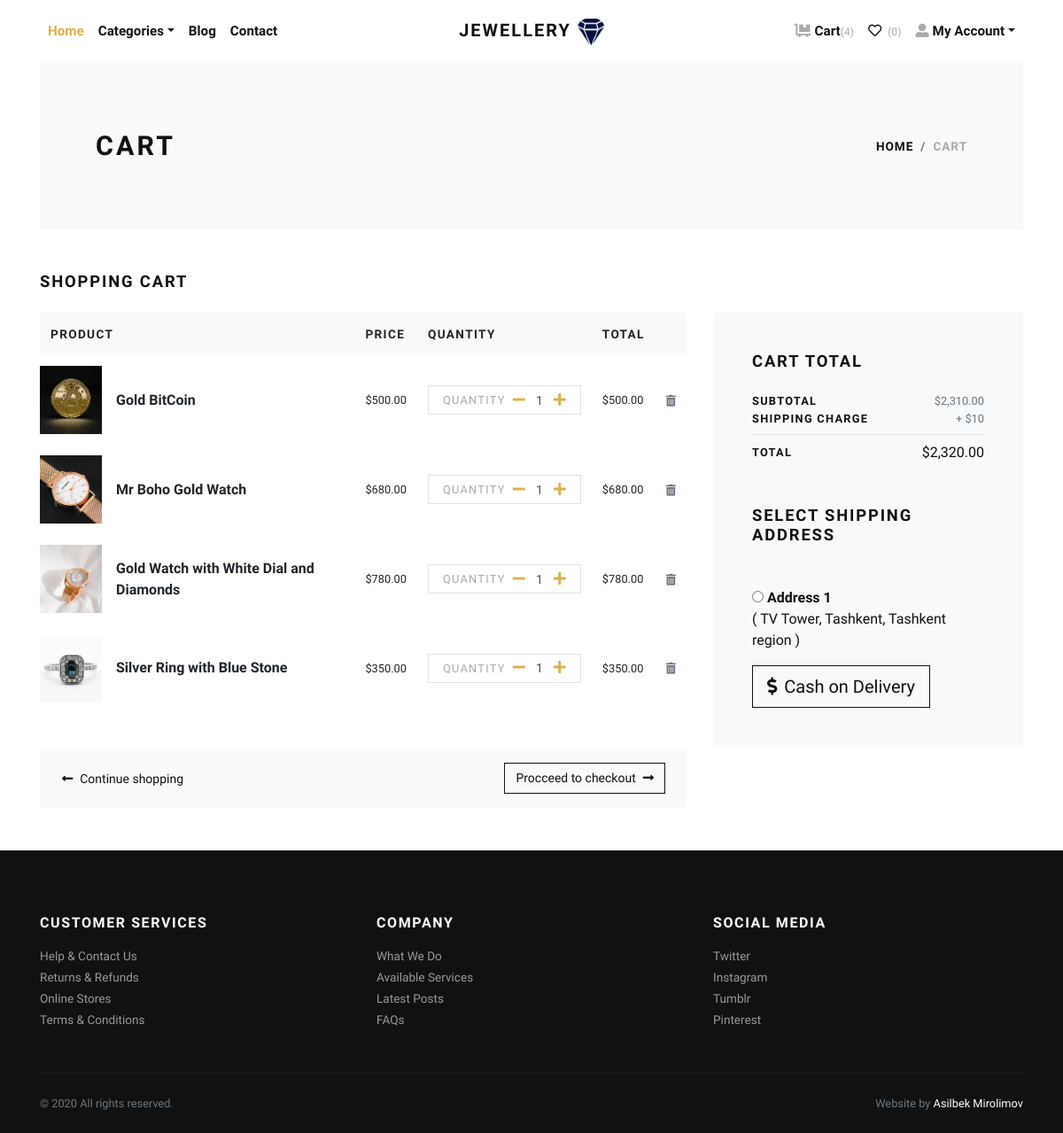
Page /cart/ (signed in) on the committed database.
### store/models.py (models this page shows, shortened)
class Cart(models.Model):
    user = models.ForeignKey(User, verbose_name="User", on_delete=models.CASCADE)
    product = models.ForeignKey(Product, verbose_name="Product", on_delete=models.CASCADE)
    quantity = models.PositiveIntegerField(default=1, verbose_name="Quantity")
    created_at = models.DateTimeField(auto_now_add=True, verbose_name="Created Date")
    updated_at = models.DateTimeField(auto_now=True, verbose_name="Updated Date")
    @property
    def total_price(self):
        return self.quantity * self.product.price

class Product(models.Model):
    title = models.CharField(max_length=150, verbose_name="Product Title")
    slug = models.SlugField(max_length=160, verbose_name="Product Slug")
    sku = models.CharField(max_length=255, unique=True, verbose_name="Unique Product ID (SKU)")
    short_description = models.TextField(verbose_name="Short Description")
    detail_description = models.TextField(blank=True, null=True, verbose_name="Detail Description")
    product_image = models.ImageField(upload_to='product', blank=True, null=True, verbose_name="Product Image")
    price = models.DecimalField(max_digits=8, decimal_places=2)
    category = models.ForeignKey(Category, verbose_name="Product Categoy", on_delete=models.CASCADE)
    is_active = models.BooleanField(verbose_name="Is Active?")
    is_featured = models.BooleanField(verbose_name="Is Featured?")
    created_at = models.DateTimeField(auto_now_add=True, verbose_name="Created Date")
    updated_at = models.DateTimeField(auto_now=True, verbose_name="Updated Date")
    class Meta:
        verbose_name_plural = 'Products'
        ordering = ('-created_at',)

class Address(models.Model):
    user = models.ForeignKey(User, verbose_name="User", on_delete=models.CASCADE)
    locality = models.CharField(max_length=150, verbose_name="Nearest Location")
    city = models.CharField(max_length=150, verbose_name="City")
    state = models.CharField(max_length=150, verbose_name="State")

### store/views.py (the view)
# urls.py: path('cart/', views.cart, name="cart"),
@login_required
def cart(request):
    user = request.user
    cart_products = Cart.objects.filter(user=user)
    amount = decimal.Decimal(0)
    shipping_amount = decimal.Decimal(10)
    cp = [p for p in Cart.objects.all() if p.user == user]
    if cp:
        for p in cp:
            temp_amount = (p.quantity * p.product.price)
            amount += temp_amount
    addresses = Address.objects.filter(user=user)
    context = {
        'cart_products': cart_products,
        'amount': amount,
        'shipping_amount': shipping_amount,
        'total_amount': amount + shipping_amount,
        'addresses': addresses,
    }
    return render(request, 'store/cart.html', context)

### store/context_preprocessors.py (called while the page is built)
def store_menu(request):
    categories = Category.objects.filter(is_active=True)
    context = {
        'categories_menu': categories,
    }
    return context

def cart_menu(request):
    if request.user.is_authenticated:
        cart_items = Cart.objects.filter(user=request.user)
        context = {
            'cart_items': cart_items,
        }
    else:
        context = {}
    return context

### templates/store/cart.html (shortened to what this page needs)
{% extends 'base.html' %}
{% load static %}
{% load humanize %}
    {% block content %}
      <div class="container">
        <section class="py-5 bg-light">
          <div class="container">
            <div class="row px-4 px-lg-5 py-lg-4 align-items-center">
              <div class="col-lg-6">
                <h1 class="h2 text-uppercase mb-0">Cart</h1>
              </div>
              <div class="col-lg-6 text-lg-right">
                <nav aria-label="breadcrumb">
                  <ol class="breadcrumb justify-content-lg-end mb-0 px-0">
                    <li class="breadcrumb-item"><a href="index.html">Home</a></li>
                    <li class="breadcrumb-item active" aria-current="page">Cart</li>
                  </ol>
                </nav>
              </div>
            </div>
          </div>
        </section>
        {% if cart_products %}
        <section class="py-5">
          <h2 class="h5 text-uppercase mb-4">Shopping cart</h2>
          <div class="row">
            <div class="col-lg-8 mb-4 mb-lg-0">
              <div class="table-responsive mb-4">
                <table class="table">
                  <thead class="bg-light">
                    <tr>
                      <th class="border-0" scope="col"> <strong class="text-small text-uppercase">Product</strong></th>
                      <th class="border-0" scope="col"> <strong class="text-small text-uppercase">Price</strong></th>
                      <th class="border-0" scope="col"> <strong class="text-small text-uppercase">Quantity</strong></th>
                      <th class="border-0" scope="col"> <strong class="text-small text-uppercase">Total</strong></th>
                      <th class="border-0" scope="col"> </th>
                    </tr>
                  </thead>
                  <tbody>
                    {% for cart_product in cart_products %}
                    <tr>
                      <th class="pl-0 border-0" scope="row">
                        <div class="media align-items-center">
                          {% if cart_product.product.product_image %}
                            <a class="reset-anchor d-block animsition-link" href="{% url 'store:product-detail' cart_product.product.slug %}"><img src="{{cart_product.product.product_image.url}}" alt="{{cart_product.product.title}}" width="70"/></a>
                          {% else %}
                            <a class="reset-anchor d-block animsition-link" href="{% url 'store:product-detail' cart_product.product.slug %}"><img src="{% static 'img/product-detail-3.jpg' %}" alt="{{cart_product.product.title}}" width="70"/></a>
                          {% endif %}
                          <div class="media-body ml-3"><strong class="h6"><a class="reset-anchor animsition-link" href="{% url 'store:product-detail' cart_product.product.slug %}">{{cart_product.product.title}}</a></strong></div>
                        </div>
                      </th>
                      <td class="align-middle border-0">
                        <p class="mb-0 small">${{cart_product.product.price}}</p>
                      </td>
                      <td class="align-middle border-0">
                        <div class="border d-flex align-items-center justify-content-between px-3"><span class="small text-uppercase text-gray headings-font-family">Quantity</span>
                          <div class="quantity">
                            <a href="{% url 'store:minus-cart' cart_product.id %}" class="dec-btn p-0 ml-2"><i class="fas fa-minus"></i></a>
                            <input class="form-control form-control-sm border-0 shadow-0 p-0" type="text" value="{{cart_product.quantity}}"/>
                            <a href="{% url 'store:plus-cart' cart_product.id %}" class="inc-btn p-0"><i class="fas fa-plus"></i></a>
                          </div>
                        </div>
                      </td>
                      <td class="align-middle border-0">
                        <p class="mb-0 small">${{cart_product.total_price|intcomma}}</p>
                      </td>
                      <td class="align-middle border-0"><a class="reset-anchor" href="{% url 'store:remove-cart' cart_product.id %}"><i class="fas fa-trash-alt small text-muted"></i></a></td>
                    </tr>
                    {% endfor %}
                  </tbody>
                </table>
              </div>
              <div class="bg-light px-4 py-3">
                <div class="row align-items-center text-center">
                  <div class="col-md-6 mb-3 mb-md-0 text-md-left"><a class="btn btn-link p-0 text-dark btn-sm" href="{% url 'store:home' %}"><i class="fas fa-long-arrow-alt-left mr-2"> </i>Continue shopping</a></div>
                  <div class="col-md-6 text-md-right"><a class="btn btn-outline-dark btn-sm" href="{% url 'store:checkout' %}">Procceed to checkout<i class="fas fa-long-arrow-alt-right ml-2"></i></a></div>
                </div>
              </div>
            </div>
            <div class="col-lg-4">
              <div class="card border-0 rounded-0 p-lg-4 bg-light">
                <div class="card-body">
                  <h5 class="text-uppercase mb-4">Cart total</h5>
                  <ul class="list-unstyled mb-0">
                    <li class="d-flex align-items-center justify-content-between"><strong class="text-uppercase small font-weight-bold">Subtotal</strong><span class="text-muted small">${{amount|intcomma}}</span></li>
                    <li class="d-flex align-items-center justify-content-between"><strong class="text-uppercase small font-weight-bold">Shipping Charge</strong><span class="text-muted small">+ ${{shipping_amount}}</span></li>
                    <li class="border-bottom my-2"></li>
                    <li class="d-flex align-items-center justify-content-between mb-4"><strong class="text-uppercase small font-weight-bold">Total</strong><span>${{total_amount|intcomma}}</span></li>
                  </ul>
                  <h5 class="text-uppercase my-5">Select Shipping Address</h5>
                  <form action="{% url 'store:checkout' %}" id="myform">
                    {% if addresses %}
                      {% for address in addresses %}
                        <div class="mb-3">
                        <input type="radio" name="address" value="{{address.id}}"> <strong>Address {{forloop.counter}}</strong> <br>
                        ( {{address.locality}}, {{address.city}}, {{address.state}} )
                        </div>
                      {% endfor %}
                    {% endif %}
                    <button type="submit" class="btn btn-dark btn-lg btn-outline-dark" type="submit"> <i class="fas fa-dollar-sign mr-2"></i>Cash on Delivery</button>
                  </form>
                </div>
              </div>
            </div>
          </div>
        </section>
        {% else %}
          <div class="text-center py-5">
            <h3 class="mb-3">Your cart is empty.</h3>
            <a href="{% url 'store:home' %}"><i class="fas fa-long-arrow-alt-left mr-2"> </i>Continue shopping</a>
          </div>
        {% endif %}
      </div>
      {% endblock content %}

### jewelryshop/static/css/style.default.css (style rules this page uses)
.text-small { font-size: 0.85rem !important; }
.text-gray { color: #aaa !important; }
strong { font-weight: 700; }
.quantity { display: -ms-flexbox; display: flex; -ms-flex-align: center; align-items: center; font-family: inherit; }
.quantity input { width: 2rem; text-align: center; }
.text-uppercase { text-transform: uppercase; letter-spacing: 0.1em; }
.border { border: 1px solid #dee2e6 !important; }
.shadow-0 { box-shadow: none !important; }
.reset-anchor { color: inherit; transition: all 0.3s; }
.headings-font-family { font-family: inherit !important; }
.btn { font-weight: 400; border: 1px solid transparent; font-family: inherit; padding: 0.375rem 1.5rem; font-size: 1rem; line-height: 1.5; border-radius: 0; transition: color 0.15s ease-in-out, background-color 0.15s ease-in-out, border-color 0.15s ease-in-out, box-shadow 0.15s ease-in-out; }
.btn-link { font-weight: 400; color: #dcb14a; }
.btn-dark { color: #fff; background-color: #111111; border-color: #111111; }
.btn-outline-dark { color: #111111; background-color: transparent; background-image: none; border-color: #111111; }
.btn-lg { padding: 0.5rem 1rem; font-size: 1.25rem; line-height: 1.5; border-radius: 0; }
.btn-sm { padding: 0.375rem 0.75rem; font-size: 0.875rem; line-height: 1.5; border-radius: 0; }
body { font-family: "Libre Franklin", sans-serif; font-size: 1rem; font-weight: 400; line-height: 1.5; color: #111111; background-color: #fff; }
a { color: #dcb14a; text-decoration: none; }
h1, h2, h3, h4, h5, h6, .h1, .h2, .h3, .h4, .h5, .h6 { margin-bottom: 0.5rem; font-family: inherit; font-weight: 900; line-height: 1.2; color: inherit; }
h1, .h1 { font-size: 2.2rem; }
h2, .h2 { font-size: 1.9rem; }
h5, .h5 { font-size: 1.15rem; }
h6, .h6 { font-size: 1rem; }
small, .small { font-size: 80%; font-weight: 400; }
.bg-light { background-color: #f8f9fa !important; }
.text-dark { color: #111111 !important; }
.form-control { padding: 0.375rem 0.75rem; font-size: 1rem; line-height: 1.5; color: #495057; background-color: #fff; border: 1px solid #ced4da; border-radius: 0; transition: border-color 0.15s ease-in-out, box-shadow 0.15s ease-in-out; }
.form-control::placeholder { color: #adb5bd; font-size: 0.85rem; font-weight: 400; }
.form-control-sm { padding: 0.25rem 0.5rem; font-size: 0.875rem; line-height: 1.5; border-radius: 0; }
.card { background-color: #fff; border: 1px solid rgba(17, 17, 17, 0.125); border-radius: 0; }
.card-body { padding: 1.25rem; }
.breadcrumb { background: #f8f9fa; }
.breadcrumb-item { font-size: 0.85rem; text-transform: uppercase; letter-spacing: 0.07em; font-weight: 900; color: #111111; }
.breadcrumb-item a { color: inherit; transition: all 0.3s; }
.breadcrumb-item.active { color: #aaa; }

### rows in the picture
Cart: product.product_image (picture), product "Gold BitCoin", product.price "500.00", quantity "1", total_price "500.00"
Cart: product.product_image (picture), product "Mr Boho Gold Watch", product.price "680.00", quantity "1", total_price "680.00"
Cart: product.product_image (picture), product "Gold Watch with White Dial and Diamonds", product.price "780.00", quantity "1", total_price "780.00"
Cart: product.product_image (picture), product "Silver Ring with Blue Stone", product.price "350.00", quantity "1", total_price "350.00"
Address: locality "TV Tower", city "Tashkent", state "Tashkent region"

### other values in the picture
{{ cart_items.count }} "4"
{{ amount|intcomma }} "2,310.00"
{{ shipping_amount }} "10"
{{ total_amount|intcomma }} "2,320.00"
